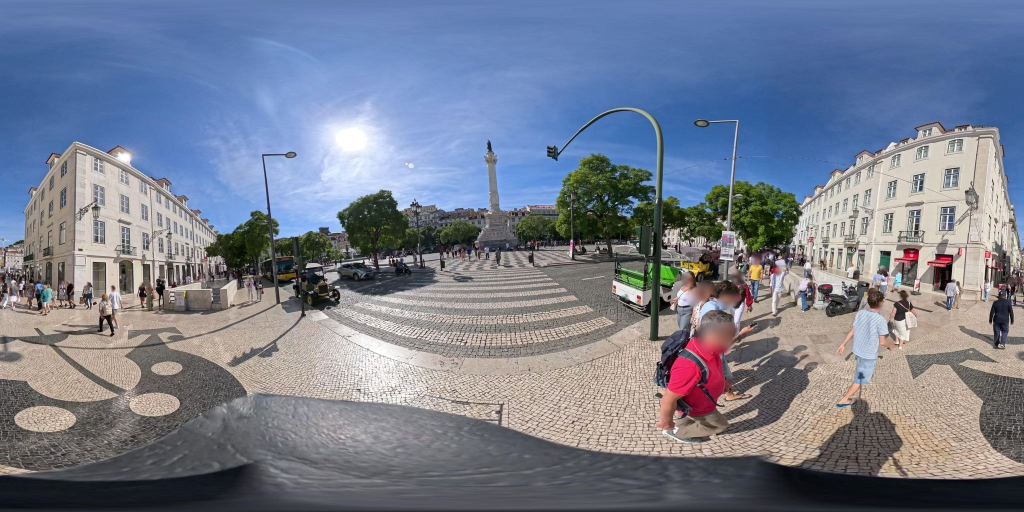
#> input picture web/prototype/sample.jpg, 2048 x 1024 px (shown at 1/2 size)
$ python -i harvest.py   (imports and definitions only)
#> lines starting #> are read from the running program, lines starting #| are printed output that depends on the picture
#> further down, picture is the input picture: PIL image 2048x1024 RGB; mean R, G, B 118.5, 125.7, 142.6
### scripts/curation/avoid.py
"""The places a batch keeps clear of: the other pool's.

A place of the free game must never become a place of the day, and the free
game must not show the spot of a future day. So a free batch stays away from
every place of the day in maply-places' SQL and from every candidate of a
daily batch (a spare frame there may still go to the queue), and a daily
batch stays away from the free pool the same way.

    MAPLY_AVOID=curation/out/places.sql,curation/out-004/places.sql,curation/batch-001/candidates.json,…
    MAPLY_AVOID_KM=10

A frame is refused when it is the same source frame as one of them or lies
within MAPLY_AVOID_KM of one.
"""
import json, math, os, re, sys

INSERT = re.compile(r"INSERT INTO maply\.place \(([^)]*)\)\s*VALUES \(")


# [57 lines left out: functions _tuple, read_sql, read_candidates, km, not called in this run]


class Avoid:
    # [11 lines left out: function __init__, not called in this run]

    def taken(self, source_id):
        return str(source_id) in self.ids

    # [12 lines left out: function why, not called in this run]

    def __len__(self):
        return len(self.points)


def from_env():
    paths = [p for p in os.environ.get("MAPLY_AVOID", "").split(",") if p.strip()]
    if not paths:
        print("MAPLY_AVOID is not set: nothing of the other pool is kept clear", file=sys.stderr)
        return None
    a = Avoid([p.strip() for p in paths], float(os.environ.get("MAPLY_AVOID_KM", "10")))
    print(f"avoid: {len(a)} places of the other pool, {a.radius:g} km", file=sys.stderr)
    return a

### scripts/curation/harvest.py
"""Collect candidate places of the day from Mapillary.

One frame is taken per region: a random z14 tile within the radius, a 360°
panorama with quality_score >= 0.7 captured in 2018 or later.
MAPLY_PANO_ONLY=0 allows a flat photo where no panorama is found.
Output: <out>/candidates.json, <out>/full/NNN.jpg (2048 px), <out>/view/NNN.jpg
(for panoramas, a ~120° forward view is cropped out) and contact sheets <out>/sheet-K.jpg of 30 frames each.

    MAPILLARY_TOKEN=... python harvest.py <out> [count]
    MAPILLARY_TOKEN=... MAPLY_POOL=plan.json python harvest.py <out>

With MAPLY_POOL, every region of a pool.py plan is tried once: a "city" in
the ring between inner and km, a "town" at its centre, "nature" on the ring
around a village.

A panorama softer than MAPLY_MIN_SHARP (see sharpness) is passed over for
another frame, and MAPLY_AVOID keeps the batch clear of the other pool's
places (see avoid.py).
"""
import io, json, math, os, random, sys, time, urllib.request, concurrent.futures as cf
import mapbox_vector_tile
from PIL import Image, ImageDraw, ImageFilter, ImageFont, ImageStat
sys.path.insert(0, os.path.dirname(os.path.abspath(__file__)))
from regions import REGIONS
import avoid

# [1 line that did not run here, left out]
OUT = sys.argv[1]
COUNT = int(sys.argv[2]) if len(sys.argv) > 2 else 120
MIN_TS = 1514764800000  # 2018-01-01, milliseconds
# Only 360° panoramas, no flat photos (owner decision, 2026-10-28).
PANO_ONLY = os.environ.get("MAPLY_PANO_ONLY", "1") != "0"
# computed_compass_angle: where the frame centre points after Mapillary alignment; the panorama compass needs it.
FIELDS = "thumb_2048_url,geometry,creator,captured_at,is_pano,width,height,computed_compass_angle,compass_angle"
AVOID = avoid.from_env()
# Calibrated on batch-004: its kept panoramas measure 578 and up, and a
# Gaussian blur of 1.5 px brings every frame tried below 280.
MIN_SHARP = float(os.environ.get("MAPLY_MIN_SHARP", "350"))
MIN_WIDTH = int(os.environ.get("MAPLY_MIN_WIDTH", "2048"))
LAPLACE = ImageFilter.Kernel((3, 3), (0, 1, 0, 1, -4, 1, 0, 1, 0), scale=1, offset=128)

# [8 lines left out: function get, not called in this run]

def tile_of(lat, lon, z=14):
    n = 2 ** z
    return int((lon + 180) / 360 * n), int((1 - math.asinh(math.tan(math.radians(lat))) / math.pi) / 2 * n)

# [12 lines left out: functions random_point, feature_lonlat, not called in this run]

def sharpness(im):
    """How sharp a panorama is where there is something to see. The band
    around the horizon is cut into 64 tiles at 1024 px across, and the
    Laplacian's variance of the tile at the 90th percentile is the measure:
    an empty road or a desert is smooth in most tiles, but a sharp frame has
    edges somewhere, and a soft one has them nowhere."""
    w, h = im.size
#> w = 2048; h = 1024
    band = im.crop((0, int(h * 0.30), w, int(h * 0.62))).convert("L")
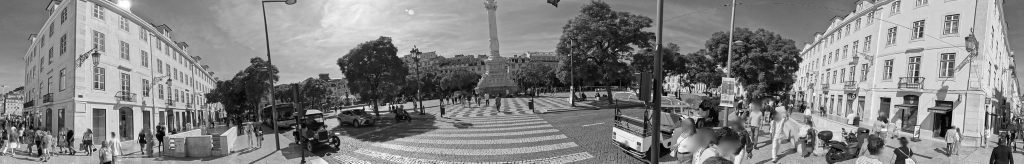
#> band: PIL image 2048x327 L (shown at 1/2 size); min 0, max 255, mean 131.1
    band = band.resize((1024, max(4, band.height * 1024 // w)), Image.BOX).filter(LAPLACE)
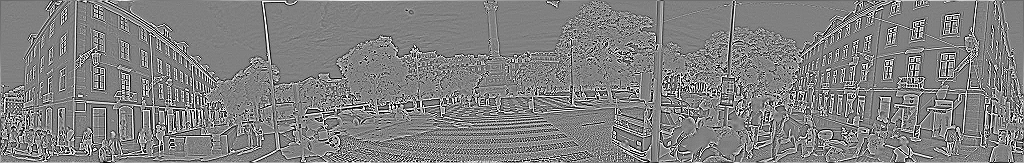
#> band: PIL image 1024x163 L; min 0, max 255, mean 128.3
    tw, th = band.width // 16, band.height // 4
#> tw = 64; th = 40
    v = sorted(ImageStat.Stat(band.crop((x * tw, y * th, x * tw + tw, y * th + th))).var[0]
               for x in range(16) for y in range(4))
#> v = 64 values from 34.46 to 4725.6
    return v[int(len(v) * 0.9)]

def front_view(im):
    w, h = im.size
    return im.crop((w // 3, int(h * 0.28), 2 * w // 3, int(h * 0.62)))

# [93 lines left out: functions harvest, main, not called in this run]

# [2 lines not run here, left out]

>>> from PIL import Image
>>> picture = Image.open('../../web/prototype/sample.jpg')
>>> result = sharpness(picture)
#> result = 4037.8
